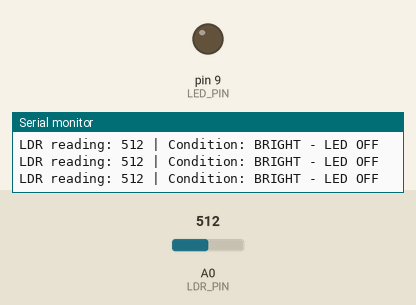
The sketch below on a simulated Arduino Uno, built with avr-gcc and run on an emulated ATmega328P. On the bench: output pins drawn as LEDs (lit = HIGH), the last lines printed to the serial monitor. The test bench sets the inputs (shaded band); at power-on: A0 (LDR_PIN) = 512.

Above: at 1.2 s.
1.3 s: A0 (LDR_PIN) set to 412
4.3 s: A0 (LDR_PIN) set to 391
At 5.6 s:
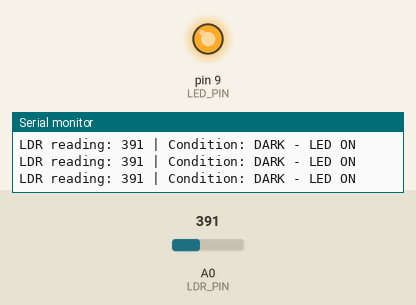
6.0 s: A0 (LDR_PIN) set to 410
At 6.9 s:
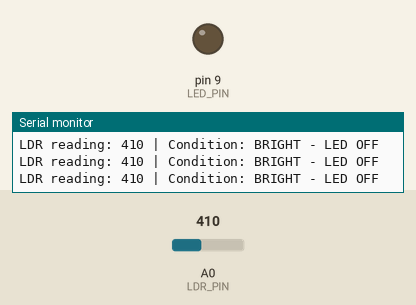
7.5 s: A0 (LDR_PIN) set to 390
At 8.1 s:
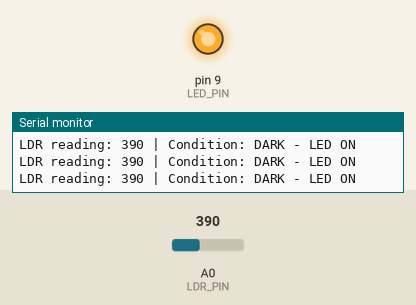
Timing chart, 0 to 10.0 s (numbered marks = the images above; inputs shaded):
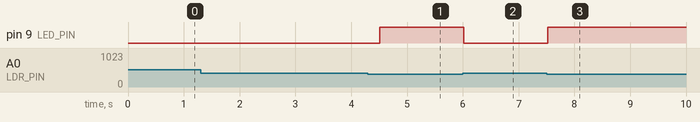

The sketch:

street_light_arduino.ino
```cpp
/*
  Smart Automatic Street Light
  ALVEMIO Technologies — Imagine. Build. Innovate.

  Wiring:
    LDR leg 1 -> +5V
    LDR leg 2 -> A0
    10k resistor from A0 -> GND
    D9 -> 220-330 ohm resistor -> LED anode
    LED cathode -> GND

  With this divider, A0 generally reads higher in brighter light.
  The LED turns on when the reading is below DARK_THRESHOLD.

  Hardware testing status: not yet verified on a physical board.
*/

const int LDR_PIN = A0;
const int LED_PIN = 9;
const int DARK_THRESHOLD = 400;  // Tune from Serial Monitor readings (0-1023)

void setup() {
  pinMode(LED_PIN, OUTPUT);
  Serial.begin(9600);
}

void loop() {
  int lightValue = analogRead(LDR_PIN);
  bool isDark = (lightValue < DARK_THRESHOLD);

  digitalWrite(LED_PIN, isDark ? HIGH : LOW);

  Serial.print("LDR reading: ");
  Serial.print(lightValue);
  Serial.print(" | Condition: ");
  Serial.println(isDark ? "DARK - LED ON" : "BRIGHT - LED OFF");

  delay(250);
}
```

Measured:
- the behaviour switches between 400 and 399 on A0 (LDR_PIN) (found by bisection; images 0 and 1)
- after the input at 4.3 s, pin 9 (LED_PIN): LOW → HIGH after 0.21 s
- after the input at 6.0 s, pin 9 (LED_PIN): HIGH → LOW at once
- after the input at 7.5 s, pin 9 (LED_PIN): LOW → HIGH at once
